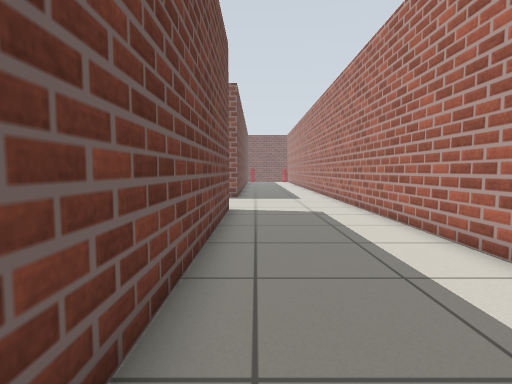
[1] (above)

17 first-person views from a walk through a robot-simulator world made for Gazebo. The camera is 0.72 m above the floor, tilts 4° down and sees 80° across. The lines on the ground mark 1 m squares. The floor is counted in squares, 0.5 m on a side. Each view is taken from the middle of a square. On the plan, view 1 faces up. The plan holds only what a view shows up to about 14 squares ahead; the rest is blank. The place goes on beyond the plan. Some stock models are drawn as simple stand-ins. Some surface patterns are stand-ins.

[2]
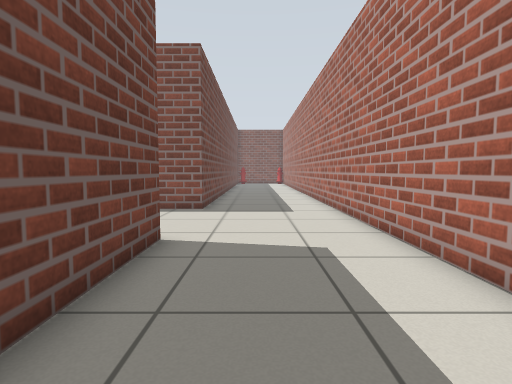

[3]
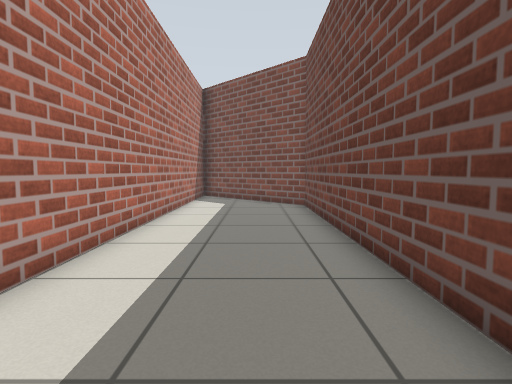

[4]
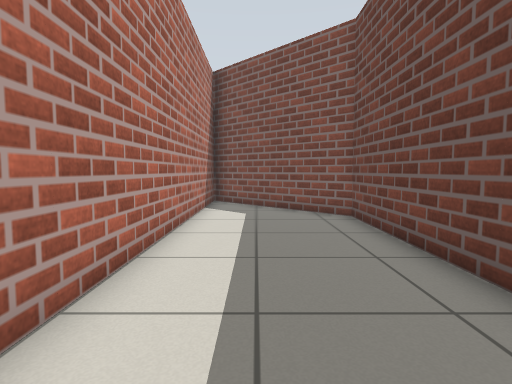

[5]
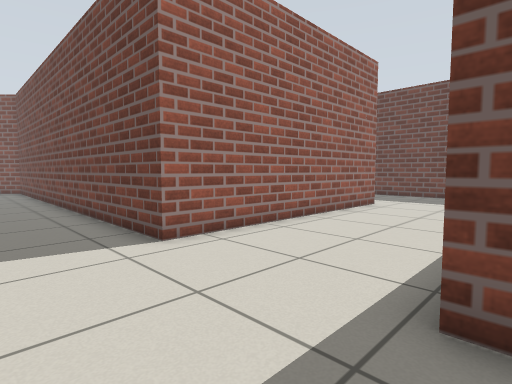

[6]
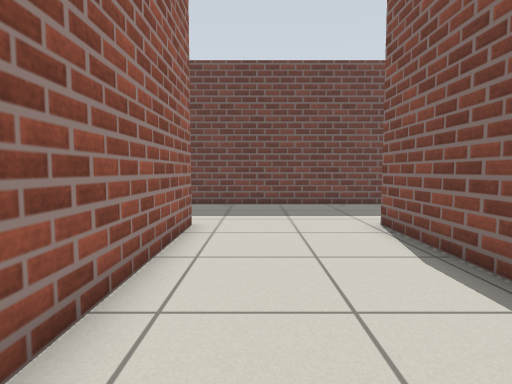

[7]
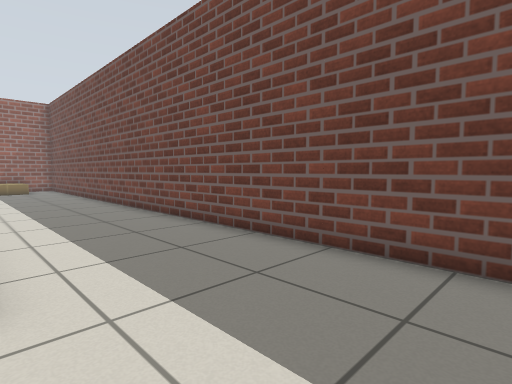

[8]
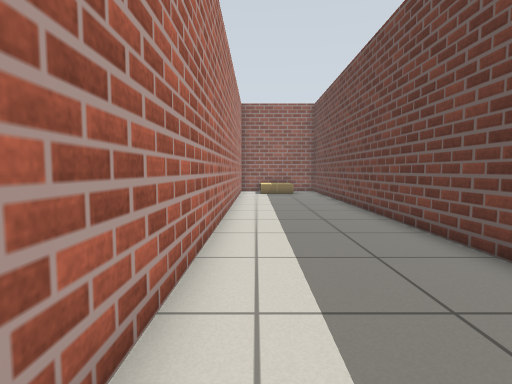

[9]
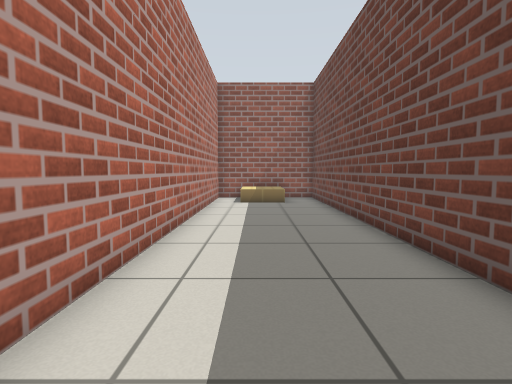

[10]
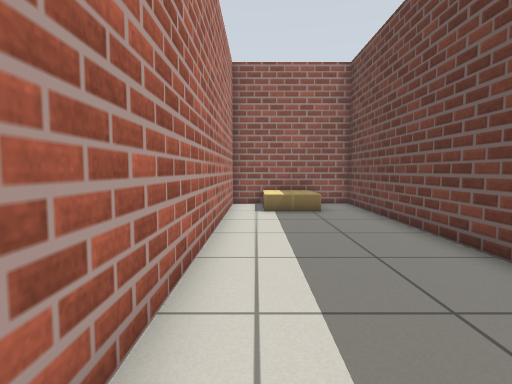

[11]
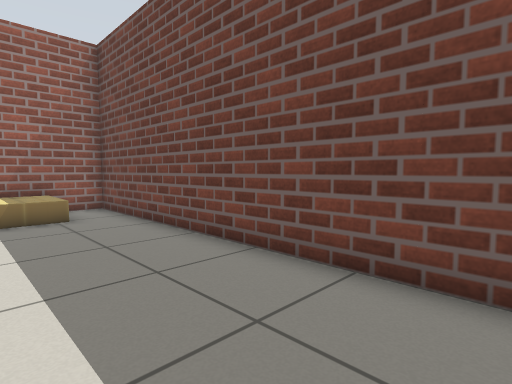

[12]
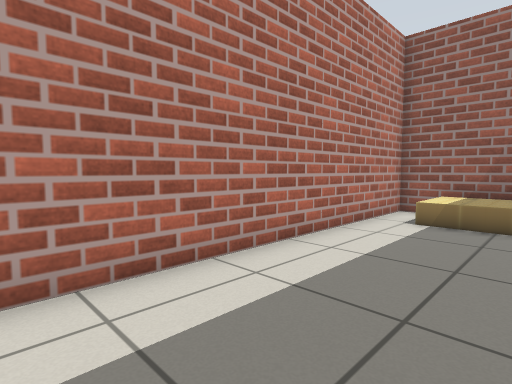

[13]
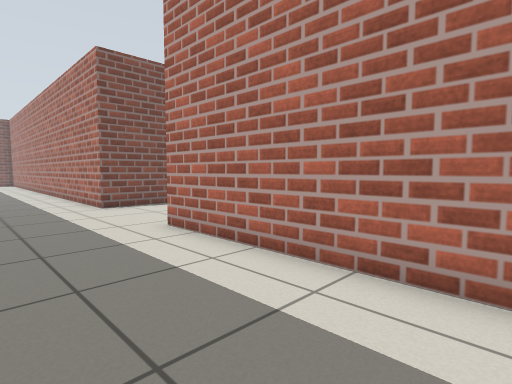

[14]
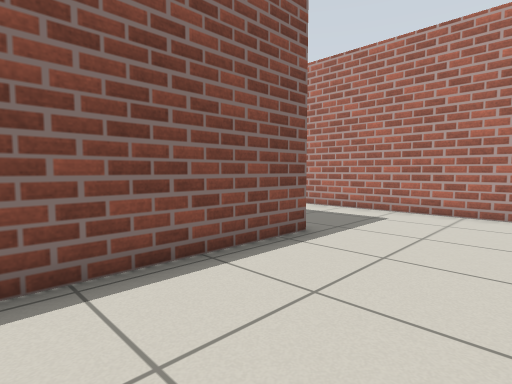

[15]
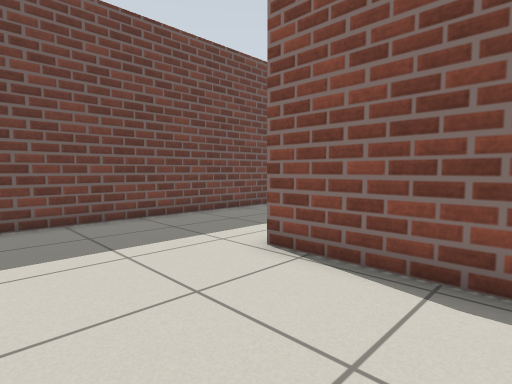

[16]
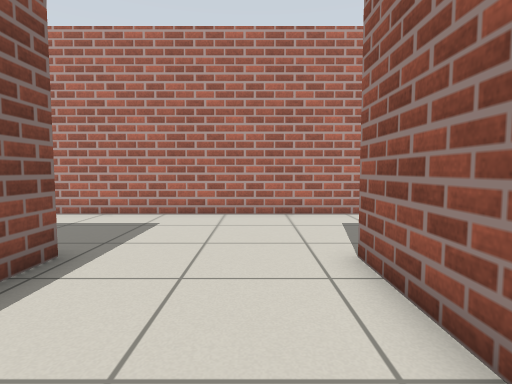

[17]
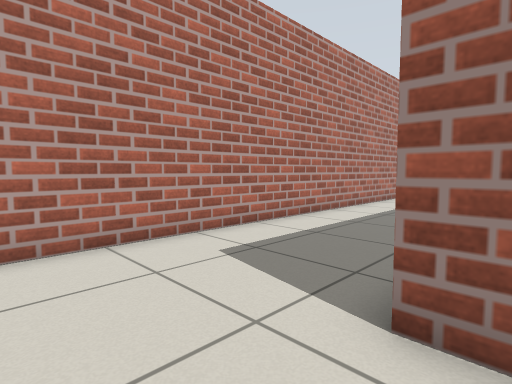

### Floor plan
Points are (right, up) in squares from view 1. A wall is a line through its corners. A room is listed if a view was taken in it or the views show most of it. See-through windows are left out.
Room 1 (views 1, 2, 3, 4, 5, 6, 7, 8, 9, 10, 11, 12, 13, 14, 15, 16, 17)
walls: (-1, 19.1) (-1, 16.3) (-11, 16.3) (-11, 19.5); (-16, 19.5) (-16, -10.2) (-14.4, -10.2); (-12.6, -10.2) (-11, -10.2) (-11, 11.3) (-1, 11.3) (-1, -6.5) (3.5, -11); (4, -10.9) (4, 19.5)
objects: other object (-14, -10); other object (-14, -9) to (-13, -9); cardboard box (-14, -8); other object (-13, -10); cardboard box (-13, -8) to (-12, -8); other object (-12, -9)

Positions as (right, up) in squares from view 1, and headings:
1: (0, 0), facing up
2: (1, 5), facing up
3: (1, 6), facing down
4: (2, 3), facing down
5: (2, 17), facing down-left
6: (-3, 13), facing left
7: (-11, 15), facing down-left
8: (-12, 11), facing down
9: (-13, 6), facing down
10: (-12, 3), facing down
11: (-12, 2), facing down-left
12: (-15, 1), facing down-right
13: (-15, 4), facing up-right
14: (-7, 12), facing up-right
15: (-7, 12), facing up-left
16: (-6, 13), facing right
17: (-2, 14), facing down-right
